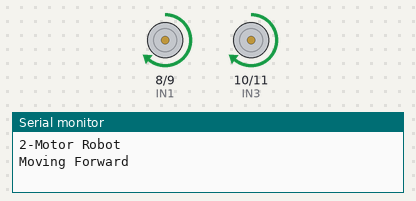
A sketch run on a simulated Arduino Uno, built with avr-gcc and run on an emulated ATmega328P. On the bench: motor-driver pin pairs drawn as motors (green arrow = first pin HIGH = forward, orange = second pin HIGH = backward, longer = more drive, scaled by the enable pin), the last lines printed to the serial monitor.

Above: at 1.0 s.
At 4.0 s:
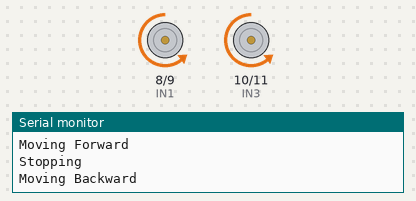
At 6.5 s:
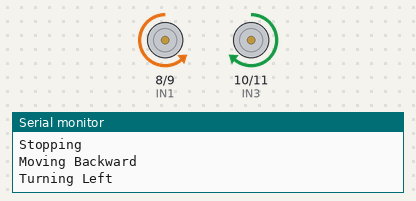
At 10.0 s:
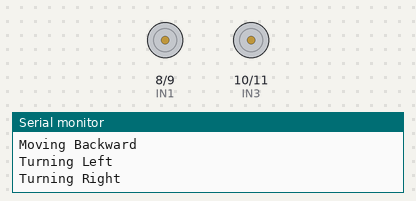
Timing chart, 0 to 14.3 s (numbered marks = the images above):
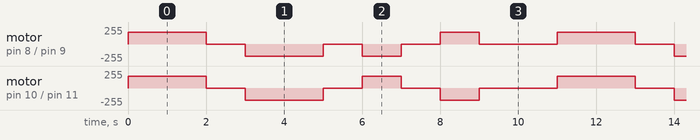

The sketch:

2_Motor_Robot.ino
```cpp
// 2-Motor Robot using Arduino Uno and L298N

const int ENA = 5;
const int IN1 = 8;
const int IN2 = 9;

const int ENB = 6;
const int IN3 = 10;
const int IN4 = 11;

const int motorSpeed = 180;

void setup() {
  pinMode(ENA, OUTPUT);
  pinMode(IN1, OUTPUT);
  pinMode(IN2, OUTPUT);

  pinMode(ENB, OUTPUT);
  pinMode(IN3, OUTPUT);
  pinMode(IN4, OUTPUT);

  Serial.begin(9600);
  Serial.println("2-Motor Robot");
}

void loop() {
  // Move forward
  Serial.println("Moving Forward");
  moveForward();
  delay(2000);

  // Stop
  Serial.println("Stopping");
  stopRobot();
  delay(1000);

  // Move backward
  Serial.println("Moving Backward");
  moveBackward();
  delay(2000);

  // Stop
  stopRobot();
  delay(1000);

  // Turn left
  Serial.println("Turning Left");
  turnLeft();
  delay(1000);

  // Stop
  stopRobot();
  delay(1000);

  // Turn right
  Serial.println("Turning Right");
  turnRight();
  delay(1000);

  // Stop
  stopRobot();
  delay(2000);
}

void moveForward() {
  digitalWrite(IN1, HIGH);
  digitalWrite(IN2, LOW);

  digitalWrite(IN3, HIGH);
  digitalWrite(IN4, LOW);

  analogWrite(ENA, motorSpeed);
  analogWrite(ENB, motorSpeed);
}

void moveBackward() {
  digitalWrite(IN1, LOW);
  digitalWrite(IN2, HIGH);

  digitalWrite(IN3, LOW);
  digitalWrite(IN4, HIGH);

  analogWrite(ENA, motorSpeed);
  analogWrite(ENB, motorSpeed);
}

void turnLeft() {
  // Left motor backward, right motor forward
  digitalWrite(IN1, LOW);
  digitalWrite(IN2, HIGH);

  digitalWrite(IN3, HIGH);
  digitalWrite(IN4, LOW);

  analogWrite(ENA, motorSpeed);
  analogWrite(ENB, motorSpeed);
}

void turnRight() {
  // Left motor forward, right motor backward
  digitalWrite(IN1, HIGH);
  digitalWrite(IN2, LOW);

  digitalWrite(IN3, LOW);
  digitalWrite(IN4, HIGH);

  analogWrite(ENA, motorSpeed);
  analogWrite(ENB, motorSpeed);
}

void stopRobot() {
  analogWrite(ENA, 0);
  analogWrite(ENB, 0);

  digitalWrite(IN1, LOW);
  digitalWrite(IN2, LOW);
  digitalWrite(IN3, LOW);
  digitalWrite(IN4, LOW);
}
```

Measured:
- by itself, motor on pin 8 (IN1) / pin 9 (IN2): repeats every 11.0 s: stopped 1.0 s, backward 180/255 2.0 s, stopped 1.0 s, backward 180/255 1.0 s, stopped 1.0 s, forward 180/255 1.0 s, stopped 2.0 s, forward 180/255 2.0 s
- by itself, motor on pin 10 (IN3) / pin 11 (IN4): repeats every 11.0 s: stopped 1.0 s, backward 180/255 2.0 s, stopped 1.0 s, forward 180/255 1.0 s, stopped 1.0 s, backward 180/255 1.0 s, stopped 2.0 s, forward 180/255 2.0 s
